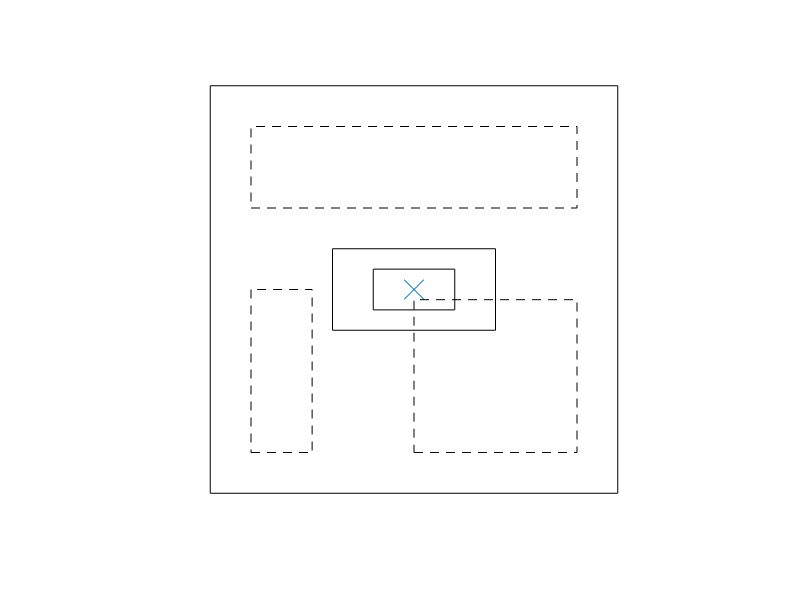

Recreate this plot in MATLAB.
figure(1)
clf

hold on
scatter(0, 0, 200, 'xk')

plot([-1, 1, 1, -1, -1], [-0.5, -0.5, 0.5, 0.5, -0.5], 'k')
% plot([-0.5, 0.5, 0.5, -0.5, -0.5], [0.25, 0.25, -2, -2, 0.25], 'k')
plot([-0.5, 0.5, 0.5, -0.5, -0.5], [0.25, 0.25, -0.25, -0.25, 0.25], 'k')
plot([-2.5, 2.5, 2.5, -2.5, -2.5], [2.5, 2.5, -2.5, -2.5, 2.5], 'k')


plot([0, 2, 2, 0, 0], [-2, -2, -0.125, -0.125, -2], '--k')
plot([-2, 2, 2, -2, -2], [1, 1, 2, 2, 1], '--k')
plot([-2, -1.25, -1.25, -2, -2], [-2, -2, 0, 0, -2], '--k')

xlim([-3, 3])
ylim([-3, 3])
axis square
axis off